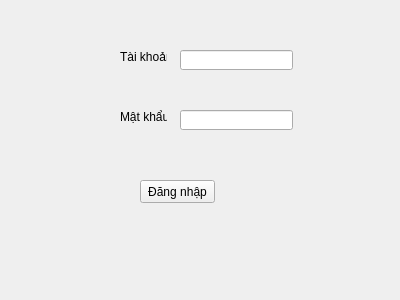
<?xml version="1.0" encoding="UTF-8"?>
<ui version="4.0">
 <class>Form</class>
 <widget class="QWidget" name="Form">
  <property name="geometry">
   <rect>
    <x>0</x>
    <y>0</y>
    <width>400</width>
    <height>300</height>
   </rect>
  </property>
  <property name="windowTitle">
   <string>Form</string>
  </property>
  <widget class="QLabel" name="label">
   <property name="geometry">
    <rect>
     <x>120</x>
     <y>50</y>
     <width>47</width>
     <height>13</height>
    </rect>
   </property>
   <property name="text">
    <string>Tài khoản: </string>
   </property>
  </widget>
  <widget class="QLabel" name="label_2">
   <property name="geometry">
    <rect>
     <x>120</x>
     <y>110</y>
     <width>47</width>
     <height>13</height>
    </rect>
   </property>
   <property name="text">
    <string>Mật khẩu: </string>
   </property>
  </widget>
  <widget class="QLineEdit" name="o_nhap_tai_khoan">
   <property name="geometry">
    <rect>
     <x>180</x>
     <y>50</y>
     <width>113</width>
     <height>20</height>
    </rect>
   </property>
  </widget>
  <widget class="QLineEdit" name="o_nhap_mat_khau">
   <property name="geometry">
    <rect>
     <x>180</x>
     <y>110</y>
     <width>113</width>
     <height>20</height>
    </rect>
   </property>
   <property name="echoMode">
    <enum>QLineEdit::Password</enum>
   </property>
  </widget>
  <widget class="QPushButton" name="nut_dang_nhap">
   <property name="geometry">
    <rect>
     <x>140</x>
     <y>180</y>
     <width>75</width>
     <height>23</height>
    </rect>
   </property>
   <property name="text">
    <string>Đăng nhập</string>
   </property>
  </widget>
 </widget>
 <resources/>
 <connections/>
</ui>
